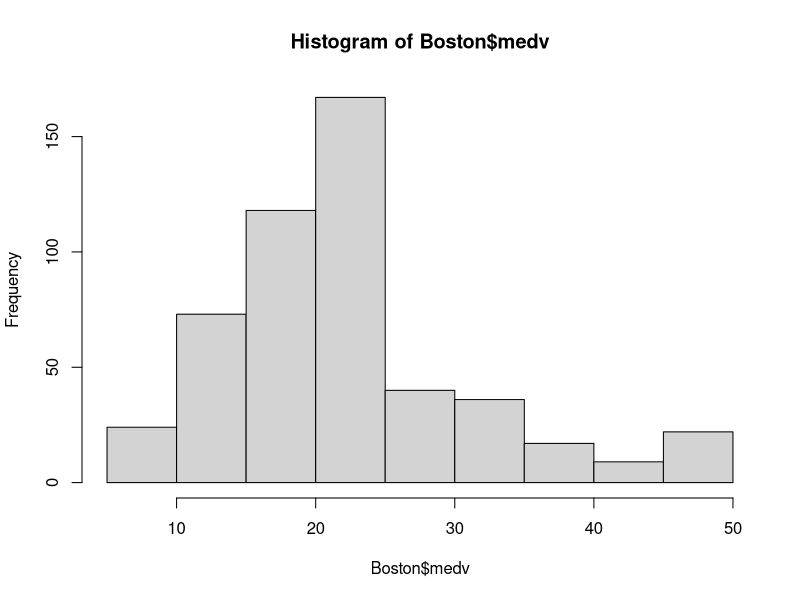

Write the R code that produced this figure.
## ---- chunk 1
#knitr::opts_chunk$set(echo=FALSE)
library(MASS)
library(boot)
head(Boston)
## ---- chunk 2
mu<-mean(Boston$medv)
## ---- chunk 3
sigma<-sd(Boston$medv)
se<-sigma/(sqrt(length(Boston$medv)))
## ---- chunk 4
bootmean<-function(d,i) mean(d[i])

bootSE_mu<-boot::boot(Boston$medv, bootmean, R = 500, stype="i")

# SE = 0.4011312

## ---- chunk 5
se<-sd(bootSE_mu$t)
lowci<-mu - 2*se
highci<-mu + 2*se

print(paste("95% confidence interval: [",round(lowci,2),", ",round(highci,2),"]", sep=""))

t.test(Boston$medv) # 21.72953 23.33608

hist(Boston$medv)

## ---- chunk 6
med<-median(Boston$medv)
## ---- chunk 7
bootmedian<-function(d,i) median(d[i])

bootSE_med<-boot::boot(Boston$medv, bootmedian, R = 500, stype="i")
# SE = 0.3680253

## ---- chunk 8
se<-sd(bootSE_med$t)

lowci<-med - 2*se
highci<-med + 2*se

print(paste("95% confidence interval: [",round(lowci,2),", ",round(highci,2),"]", sep=""))
